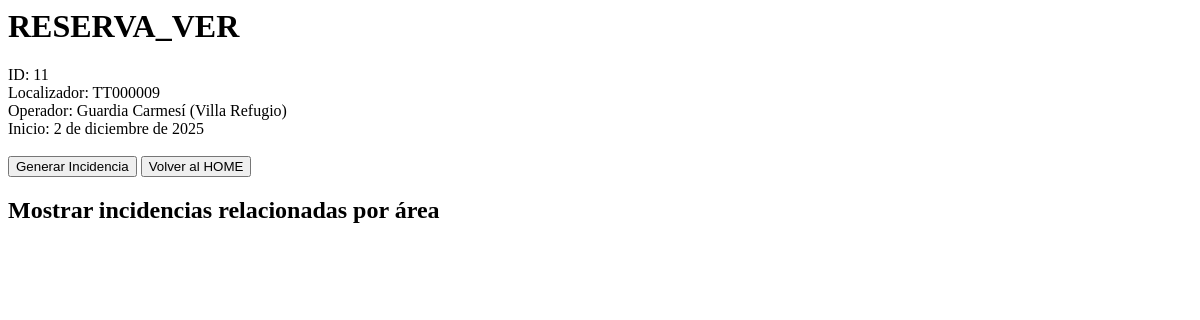
Page /reserva/TT000009/ (signed in) on the earlier database version.
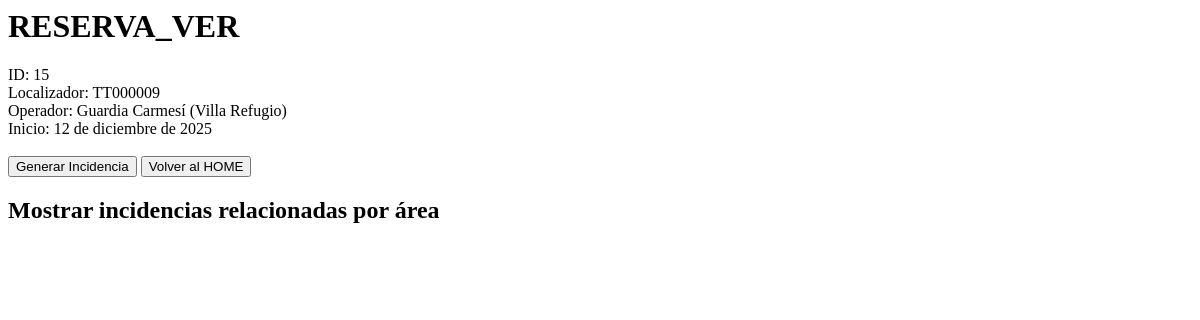
Same page on the later database version.
### core/models.py (models this page shows, shortened)
class Reserva(models.Model):
    localizador = models.CharField(
        max_length=10,
        unique=True,
        verbose_name="Localizador",)
    operador = models.ForeignKey(
        Operador,
        on_delete=models.PROTECT,
        related_name="reservas",
        verbose_name="Operador"
    )
    fecha_inicio = models.DateField(verbose_name="Fecha de inicio")
    class Meta:
        verbose_name = "Reserva"
        verbose_name_plural = "Reservas"
        ordering = ["-fecha_inicio"]

class Operador(models.Model):
    nombre = models.CharField(max_length=100)
    pais = models.ForeignKey(
        Pais,
        on_delete=models.PROTECT,
        related_name="operadores",
        verbose_name="País",
    )
    is_active = models.BooleanField(default=True, verbose_name="Activo")
    class Meta:
        verbose_name = "Operador"
        verbose_name_plural = "Operadores"
        ordering = ["nombre"]
        unique_together=("nombre", "pais")
    def __str__(self):
        return f"{self.nombre} ({self.pais.nombre})"

class Pais(models.Model):
    nombre = models.CharField(max_length=100, unique=True)
    class Meta:
        verbose_name = "País"
        verbose_name_plural = "Países"
        ordering = ["nombre"]

### core/views.py (the view)
# urls.py: path("reserva/<str:localizador>/", views.reserva_ver, name="reserva_ver"),
@login_required
def reserva_ver(request, localizador: str):
    reserva = get_object_or_404(Reserva, localizador=localizador)
    print(f"(reserva_ver_view) reserva.id: {reserva.id}")
    print(f"(reserva_ver_view) reserva.id: {reserva.localizador}")
    print(f"(reserva_ver_view) reserva.id: {reserva.operador}")
    print(f"(reserva_ver_view) reserva.id: {reserva.fecha_inicio}")
    state: dict = _get_state(request.session)
    _set_state(request.session, "localizador", reserva.localizador)
    return render(request, "core/reserva_ver.html", {"reserva": reserva})

### core/views.py (called while the page is built)
def _get_state(session) -> dict:
    return session.get(SESSION_KEY, {})

def _set_state(session, key: str, value):
    state = _get_state(session)
    state[key] = _make_jsonable(value)
    session[SESSION_KEY] = state
    session.modified = True

def _jsonable(value):
    if isinstance(value, Model):
        return value.pk
    if isinstance(value, Decimal):
        return str(value)
    if isinstance(value, (date, datetime)):
        return value.isoformat()
    if isinstance(value, set):
        return list(value)
    return value

def _make_jsonable(obj):
    if isinstance(obj, dict):
        return {k: _make_jsonable(v) for k, v in obj.items()}
    if isinstance(obj, (list, tuple)):
        return [_make_jsonable(v) for v in obj]
    return _jsonable(obj)

### core/templates/core/reserva_ver.html (shortened to what this page needs)
<h1>RESERVA_VER</h1>
<div class="reserva">
    <div class="localizador">ID: {{ reserva.id }}</div>
    <div class="localizador">Localizador: {{ reserva.localizador }}</div>
    <div class="operador">Operador: {{ reserva.operador }}</div>
    <div class="fecha_inicio">Inicio: {{ reserva.fecha_inicio }}</div>
</div>
<button type="button" onclick="location.href='{% url 'core:incidencia_area' %}'">
    Generar Incidencia
</button>
<button type="button" onclick="location.href='{% url 'core:home' %}'">
    Volver al HOME
</button>
<h2>Mostrar incidencias relacionadas por área</h2>

Differences in the rows shown:
removed Reserva: id "11", localizador "TT000009", operador "Guardia Carmesí (Villa Refugio)", fecha_inicio "2 de diciembre de 2025"
added Reserva: id "15", localizador "TT000009", operador "Guardia Carmesí (Villa Refugio)", fecha_inicio "12 de diciembre de 2025"
